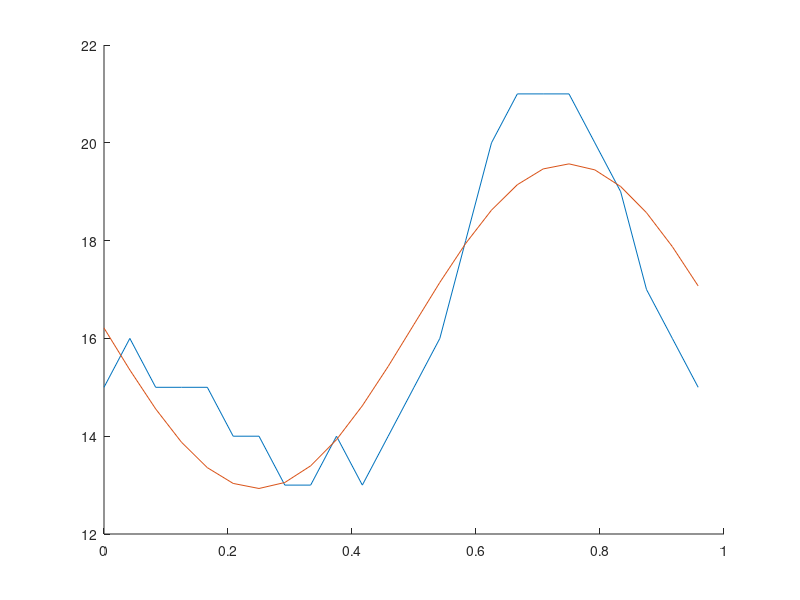

MATLAB code to generate this figure:
clc;
clear;
##xi = [0 1/24 2/24 3/24 4/24 5/24 6/24 7/24 8/24 9/24 10/24 11/24 12/24 13/24 14/24 15/24 16/24 17/24 18/24 19/24 20/24 21/24 22/24 23/24].';
##yi = [15 16 15 15 15 14 14 13 13 14 13 14 15 16 18 20 21 21 21 20 19 17 16 15].';
##m = length(xi);
##
##A = [xi.^0 sin(2*pi.*xi) cos(2*pi.*xi)];
##yfit = A*((A'*A)\(A'*yi));

xi = [0 1/24 2/24 3/24 4/24 5/24 6/24 7/24 8/24 9/24 10/24 11/24 12/24 13/24 14/24 15/24 16/24 17/24 18/24 19/24 20/24 21/24 22/24 23/24].';
yi = [15 16 15 15 15 14 14 13 13 14 13 14 15 16 18 20 21 21 21 20 19 17 16 15].';
m = length(xi);

A = [xi.^0 sin(2*pi.*xi) cos(2*pi.*xi)];
yfit = A*((A'*A)\(A'*yi));

r = (A.*yfit) - yi;
RMSE = norm(r,2)/sqrt(m);

hold on
plot(xi, yi)
plot(xi, yfit)